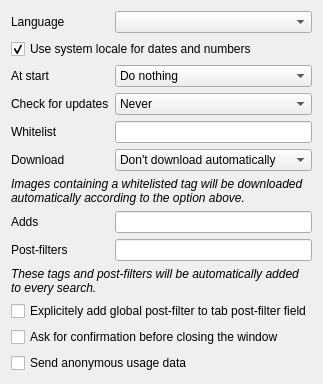
      <widget class="QWidget" name="pageGeneral">
       <layout class="QFormLayout" name="formLayout_14">
        <property name="fieldGrowthPolicy">
         <enum>QFormLayout::FieldGrowthPolicy::AllNonFixedFieldsGrow</enum>
        </property>
        <item row="0" column="0">
         <widget class="QLabel" name="label">
          <property name="text">
           <string>Language</string>
          </property>
         </widget>
        </item>
        <item row="0" column="1">
         <widget class="QComboBox" name="comboLanguages"/>
        </item>
        <item row="2" column="0">
         <widget class="QLabel" name="label_63">
          <property name="text">
           <string>At start</string>
          </property>
         </widget>
        </item>
        <item row="2" column="1">
         <widget class="QComboBox" name="comboStart">
          <item>
           <property name="text">
            <string>Do nothing</string>
           </property>
          </item>
          <item>
           <property name="text">
            <string>Load first page</string>
           </property>
          </item>
          <item>
           <property name="text">
            <string>Restore last session</string>
           </property>
          </item>
         </widget>
        </item>
        <item row="3" column="0">
         <widget class="QLabel" name="labelCheckForUpdates">
          <property name="text">
           <string>Check for updates</string>
          </property>
         </widget>
        </item>
        <item row="3" column="1">
         <widget class="QComboBox" name="comboCheckForUpdates">
          <property name="currentIndex">
           <number>4</number>
          </property>
          <item>
           <property name="text">
            <string>Every time</string>
           </property>
          </item>
          <item>
           <property name="text">
            <string>Once a day</string>
           </property>
          </item>
          <item>
           <property name="text">
            <string>Once a week</string>
           </property>
          </item>
          <item>
           <property name="text">
            <string>Once a month</string>
           </property>
          </item>
          <item>
           <property name="text">
            <string>Never</string>
           </property>
          </item>
         </widget>
        </item>
        <item row="4" column="0">
         <widget class="QLabel" name="label_48">
          <property name="text">
           <string>Whitelist</string>
          </property>
         </widget>
        </item>
        <item row="4" column="1">
         <widget class="QLineEdit" name="lineWhitelist"/>
        </item>
        <item row="5" column="0">
         <widget class="QLabel" name="label_50">
          <property name="text">
           <string>Download</string>
          </property>
         </widget>
        </item>
        <item row="5" column="1">
         <widget class="QComboBox" name="comboWhitelist">
          <property name="currentIndex">
           <number>0</number>
          </property>
          <item>
           <property name="text">
            <string>Don't download automatically</string>
           </property>
          </item>
          <item>
           <property name="text">
            <string>When loading image</string>
           </property>
          </item>
          <item>
           <property name="text">
            <string>When loading thumbnail</string>
           </property>
          </item>
         </widget>
        </item>
        <item row="6" column="0" colspan="2">
         <widget class="QLabel" name="label_51">
          <property name="font">
           <font>
            <italic>true</italic>
           </font>
          </property>
          <property name="text">
           <string>Images containing a whitelisted tag will be downloaded automatically according to the option above.</string>
          </property>
          <property name="wordWrap">
           <bool>true</bool>
          </property>
         </widget>
        </item>
        <item row="7" column="0">
         <widget class="QLabel" name="label_64">
          <property name="text">
           <string>Adds</string>
          </property>
         </widget>
        </item>
        <item row="7" column="1">
         <widget class="QLineEdit" name="lineAdd"/>
        </item>
        <item row="8" column="0">
         <widget class="QLabel" name="labelGlobalPostFilter">
          <property name="text">
           <string>Post-filters</string>
          </property>
         </widget>
        </item>
        <item row="8" column="1">
         <widget class="QLineEdit" name="lineGlobalPostFilter"/>
        </item>
        <item row="9" column="0" colspan="2">
         <widget class="QLabel" name="label_65">
          <property name="font">
           <font>
            <italic>true</italic>
           </font>
          </property>
          <property name="text">
           <string>These tags and post-filters will be automatically added to every search.</string>
          </property>
          <property name="wordWrap">
           <bool>true</bool>
          </property>
         </widget>
        </item>
        <item row="10" column="0" colspan="2">
         <widget class="QCheckBox" name="checkGlobalPostFilterExplicit">
          <property name="text">
           <string>Explicitely add global post-filter to tab post-filter field</string>
          </property>
         </widget>
        </item>
        <item row="11" column="0" colspan="2">
         <widget class="QCheckBox" name="checkConfirmClose">
          <property name="text">
           <string>Ask for confirmation before closing the window</string>
          </property>
         </widget>
        </item>
        <item row="12" column="0" colspan="2">
         <widget class="QCheckBox" name="checkSendUsageData">
          <property name="text">
           <string>Send anonymous usage data</string>
          </property>
         </widget>
        </item>
        <item row="1" column="0" colspan="2">
         <widget class="QCheckBox" name="checkUseSystemLocale">
          <property name="text">
           <string>Use system locale for dates and numbers</string>
          </property>
          <property name="checked">
           <bool>true</bool>
          </property>
         </widget>
        </item>
       </layout>
       <zorder>label</zorder>
       <zorder>comboLanguages</zorder>
       <zorder>label_48</zorder>
       <zorder>label_50</zorder>
       <zorder>lineWhitelist</zorder>
       <zorder>comboWhitelist</zorder>
       <zorder>label_51</zorder>
       <zorder>label_63</zorder>
       <zorder>comboStart</zorder>
       <zorder>label_64</zorder>
       <zorder>label_65</zorder>
       <zorder>lineAdd</zorder>
       <zorder>checkConfirmClose</zorder>
       <zorder>labelCheckForUpdates</zorder>
       <zorder>comboCheckForUpdates</zorder>
       <zorder>labelGlobalPostFilter</zorder>
       <zorder>lineGlobalPostFilter</zorder>
       <zorder>checkSendUsageData</zorder>
       <zorder>checkGlobalPostFilterExplicit</zorder>
       <zorder>checkUseSystemLocale</zorder>
      </widget>
